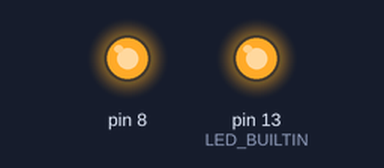
Simulated run of this sketch. Board: Arduino Uno, built with avr-gcc and run on an emulated ATmega328P. Shown: output pins drawn as LEDs (lit = HIGH).

Above: at 1.5 s.
At 4.5 s:
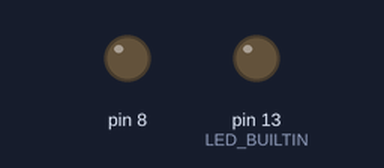
Timing chart, 0 to 7.8 s (numbered marks = the images above):
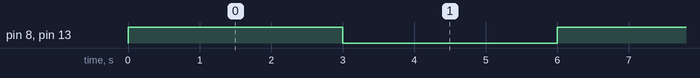

Measured:
- by itself, pin 8, pin 13 (LED_BUILTIN): alternates HIGH for 3.0 s and LOW for 3.0 s

The sketch:

levelShifter_test.ino
```cpp
void setup() {
  Serial.begin(115200);
  pinMode(LED_BUILTIN, OUTPUT);
  pinMode(8,OUTPUT);
}

void loop() {
  //Serial.println("8-high");
  digitalWrite(8,HIGH);
  digitalWrite(LED_BUILTIN, HIGH);
  delay(3000);
  //Serial.println("8-low");
  digitalWrite(8,LOW);
  digitalWrite(LED_BUILTIN, LOW);
  delay(3000);
}
```
